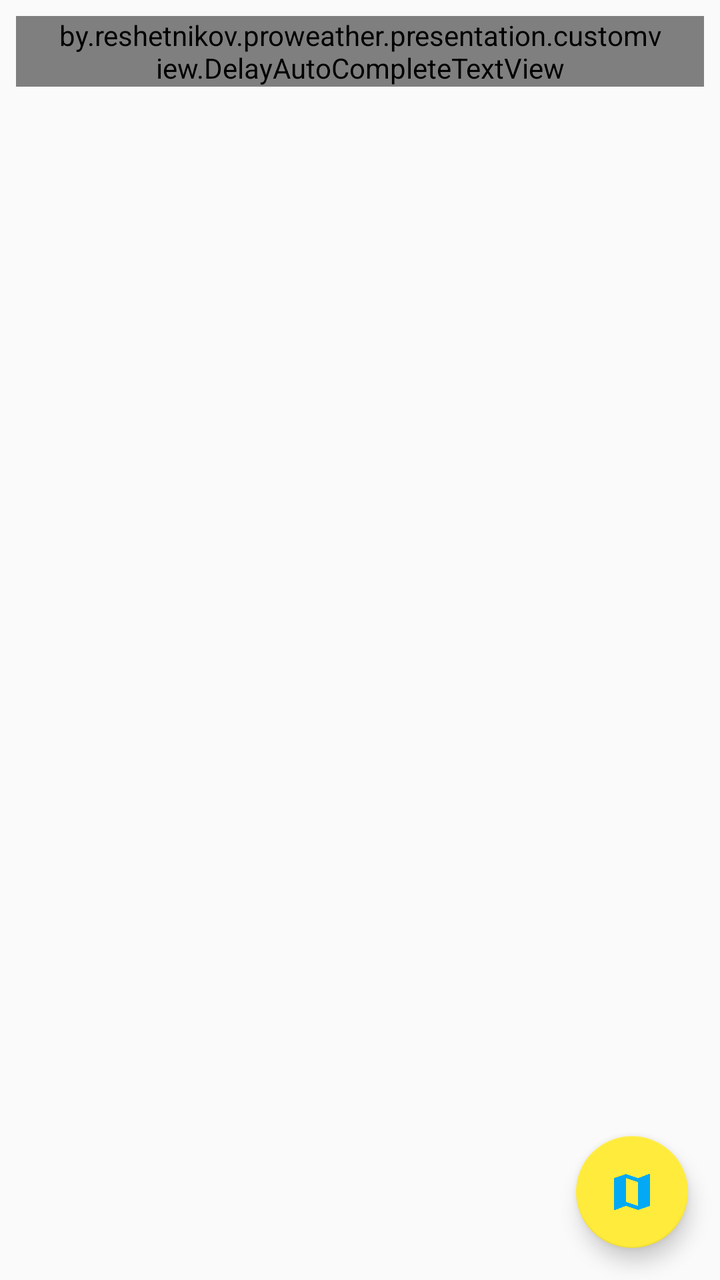
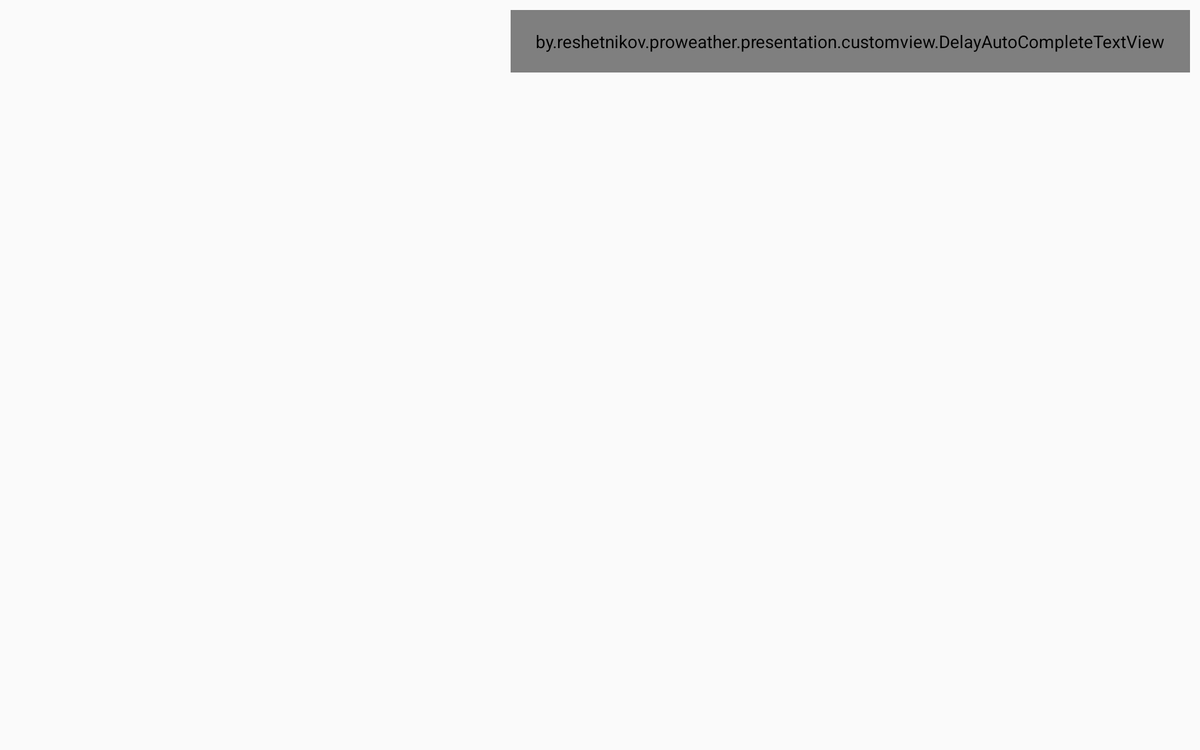

Compare how this app lays out the same screen by default and in its alternative resource folder. The renders come first, then the two layout files and the values they reference.
<!-- AndroidManifest.xml: application theme AppTheme -->
<!-- res/layout/fragment_location_manager.xml -->
<?xml version="1.0" encoding="utf-8"?>
<android.support.constraint.ConstraintLayout xmlns:android="http://schemas.android.com/apk/res/android"
    xmlns:app="http://schemas.android.com/apk/res-auto"
    xmlns:tools="http://schemas.android.com/tools"
    android:layout_width="match_parent"
    android:layout_height="match_parent"
    android:animateLayoutChanges="true"
    tools:context="by.reshetnikov.proweather.presentation.location.locationmanager.LocationManagerFragment">

    <by.reshetnikov.proweather.presentation.customview.DelayAutoCompleteTextView
        android:id="@+id/ac_location_search"
        android:layout_width="0dp"
        android:layout_height="wrap_content"
        android:layout_marginLeft="8dp"
        android:layout_marginRight="8dp"
        android:layout_marginTop="8dp"
        android:completionThreshold="3"
        android:hint="Location name"
        android:imeOptions="flagNoExtractUi|actionSearch"
        android:inputType="textCapWords"
        android:paddingLeft="20dp"
        android:paddingRight="20dp"
        android:textSize="16sp"
        app:layout_constraintLeft_toLeftOf="parent"
        app:layout_constraintRight_toRightOf="parent"
        app:layout_constraintTop_toTopOf="parent" />

    <ProgressBar
        android:id="@+id/pb_loading_indicator"
        style="@style/Widget.AppCompat.ProgressBar"
        android:layout_width="30dp"
        android:layout_height="27dp"
        android:layout_gravity="center_vertical|right"
        android:layout_marginRight="8dp"
        android:layout_marginTop="8dp"
        android:visibility="gone"
        app:layout_constraintRight_toRightOf="parent"
        app:layout_constraintTop_toTopOf="parent" />

    <android.support.v7.widget.RecyclerView
        android:id="@+id/rv_locations"
        android:layout_width="0dp"
        android:layout_height="0dp"
        app:layout_constraintBottom_toBottomOf="parent"
        app:layout_constraintLeft_toLeftOf="parent"
        app:layout_constraintRight_toRightOf="parent"
        app:layout_constraintTop_toBottomOf="@+id/ac_location_search"
        tools:listitem="@layout/item_location" />

    <android.support.design.widget.FloatingActionButton
        android:id="@+id/fab_show_map"
        android:layout_width="56dp"
        android:layout_height="56dp"
        android:layout_margin="@dimen/fab_margin"
        android:layout_marginBottom="8dp"
        android:layout_marginRight="8dp"
        app:layout_constraintBottom_toBottomOf="parent"
        app:layout_constraintRight_toRightOf="parent"
        app:srcCompat="@drawable/ic_map_24dp" />

</android.support.constraint.ConstraintLayout>
<!-- res/layout/item_location.xml (included above) -->
<?xml version="1.0" encoding="utf-8"?>
<RelativeLayout xmlns:android="http://schemas.android.com/apk/res/android"
    xmlns:tools="http://schemas.android.com/tools"
    android:id="@+id/item_location"
    android:layout_width="match_parent"
    android:layout_height="56dp"
    android:paddingTop="8dp">

    <TextView
        android:id="@+id/tv_item_first_symbols"
        android:layout_width="wrap_content"
        android:layout_height="wrap_content"
        android:layout_marginLeft="16dp"
        android:background="@drawable/button_circle_background_40dp"
        android:gravity="center"
        android:textAlignment="gravity"
        android:textColor="#FFFFFF"
        android:textSize="24sp"
        tools:text="RU" />

    <TextView
        android:id="@+id/tv_item_location_name"
        android:layout_width="wrap_content"
        android:layout_height="wrap_content"
        android:layout_centerVertical="true"
        android:layout_marginLeft="@dimen/item_view_with_image_margin_left"
        android:layout_marginRight="16dp"
        android:textColor="@android:color/primary_text_light"
        android:textSize="16sp"
        tools:text="Location" />

</RelativeLayout>
<!-- resources referenced by this layout -->
<resources>
  <dimen name="fab_margin">16dp</dimen>
  <dimen name="item_view_with_image_margin_left">72dp</dimen>
  <!-- drawable ic_map_24dp (drawable) -->
  <vector xmlns:android="http://schemas.android.com/apk/res/android"
          android:width="24dp"
          android:height="24dp"
          android:viewportHeight="24.0"
          android:viewportWidth="24.0">
      <path
          android:fillColor="@color/colorPrimary"
          android:pathData="M20.5,3l-0.16,0.03L15,5.1 9,3 3.36,4.9c-0.21,0.07 -0.36,0.25 -0.36,0.48V20.5c0,0.28 0.22,0.5 0.5,0.5l0.16,-0.03L9,18.9l6,2.1 5.64,-1.9c0.21,-0.07 0.36,-0.25 0.36,-0.48V3.5c0,-0.28 -0.22,-0.5 -0.5,-0.5zM15,19l-6,-2.11V5l6,2.11V19z"/>
  </vector>
  <style name="AppTheme" parent="Theme.AppCompat.Light.DarkActionBar">
          <item name="colorPrimary">@color/colorPrimary</item>
          <item name="colorPrimaryDark">@color/colorPrimaryDark</item>
          <item name="colorAccent">@color/colorAccent</item>
      </style>
  <color name="colorPrimary">#03A9F4</color>
  <color name="colorPrimaryDark">#0288D1</color>
  <color name="colorAccent">#FFEB3B</color>
</resources>
<!-- res/layout-large-land/fragment_location_manager.xml (the repository's variant of the layout above) -->
<!-- drawn on a 7-inch tablet turned sideways -->
<?xml version="1.0" encoding="utf-8"?>
<android.support.constraint.ConstraintLayout xmlns:android="http://schemas.android.com/apk/res/android"
    xmlns:app="http://schemas.android.com/apk/res-auto"
    xmlns:tools="http://schemas.android.com/tools"
    android:layout_width="match_parent"
    android:layout_height="match_parent"
    android:animateLayoutChanges="true"
    tools:context="by.reshetnikov.proweather.presentation.location.locationmanager.LocationManagerFragment">

    <by.reshetnikov.proweather.presentation.customview.DelayAutoCompleteTextView
        android:id="@+id/ac_location_search"
        android:layout_width="0dp"
        android:layout_height="50dp"
        android:layout_marginEnd="8dp"
        android:layout_marginLeft="8dp"
        android:layout_marginRight="8dp"
        android:layout_marginTop="8dp"
        android:completionThreshold="3"
        android:hint="Location name"
        android:imeOptions="flagNoExtractUi|actionSearch"
        android:inputType="textCapWords"
        android:paddingLeft="20dp"
        android:paddingRight="20dp"
        android:textSize="16sp"
        app:layout_constraintEnd_toEndOf="@+id/rv_locations"
        app:layout_constraintLeft_toLeftOf="parent"
        app:layout_constraintTop_toTopOf="parent" />

    <ProgressBar
        android:id="@+id/pb_loading_indicator"
        style="@style/Widget.AppCompat.ProgressBar"
        android:layout_width="30dp"
        android:layout_height="27dp"
        android:layout_gravity="center_vertical|right"
        android:layout_marginBottom="8dp"
        android:layout_marginEnd="8dp"
        android:layout_marginRight="8dp"
        android:layout_marginTop="8dp"
        android:visibility="gone"
        app:layout_constraintBottom_toTopOf="@+id/rv_locations"
        app:layout_constraintEnd_toEndOf="@+id/ac_location_search"
        app:layout_constraintTop_toTopOf="@+id/ac_location_search"
        app:layout_constraintVertical_bias="0.0" />

    <android.support.v7.widget.RecyclerView
        android:id="@+id/rv_locations"
        android:layout_width="match_parent"
        android:layout_height="0dp"
        app:layout_constraintBottom_toBottomOf="parent"
        app:layout_constraintStart_toStartOf="parent"
        app:layout_constraintTop_toBottomOf="@+id/ac_location_search"
        tools:listitem="@layout/item_location" />

</android.support.constraint.ConstraintLayout>
<!-- resources referenced by the variant -->
<!-- as a 7-inch tablet turned sideways resolves them -->
<resources>
  <dimen name="item_view_with_image_margin_left">72dp</dimen>
  <style name="AppTheme" parent="Theme.AppCompat.Light.DarkActionBar">
          <item name="colorPrimary">@color/colorPrimary</item>
          <item name="colorPrimaryDark">@color/colorPrimaryDark</item>
          <item name="colorAccent">@color/colorAccent</item>
      </style>
  <color name="colorPrimary">#03A9F4</color>
  <color name="colorPrimaryDark">#0288D1</color>
  <color name="colorAccent">#FFEB3B</color>
</resources>
